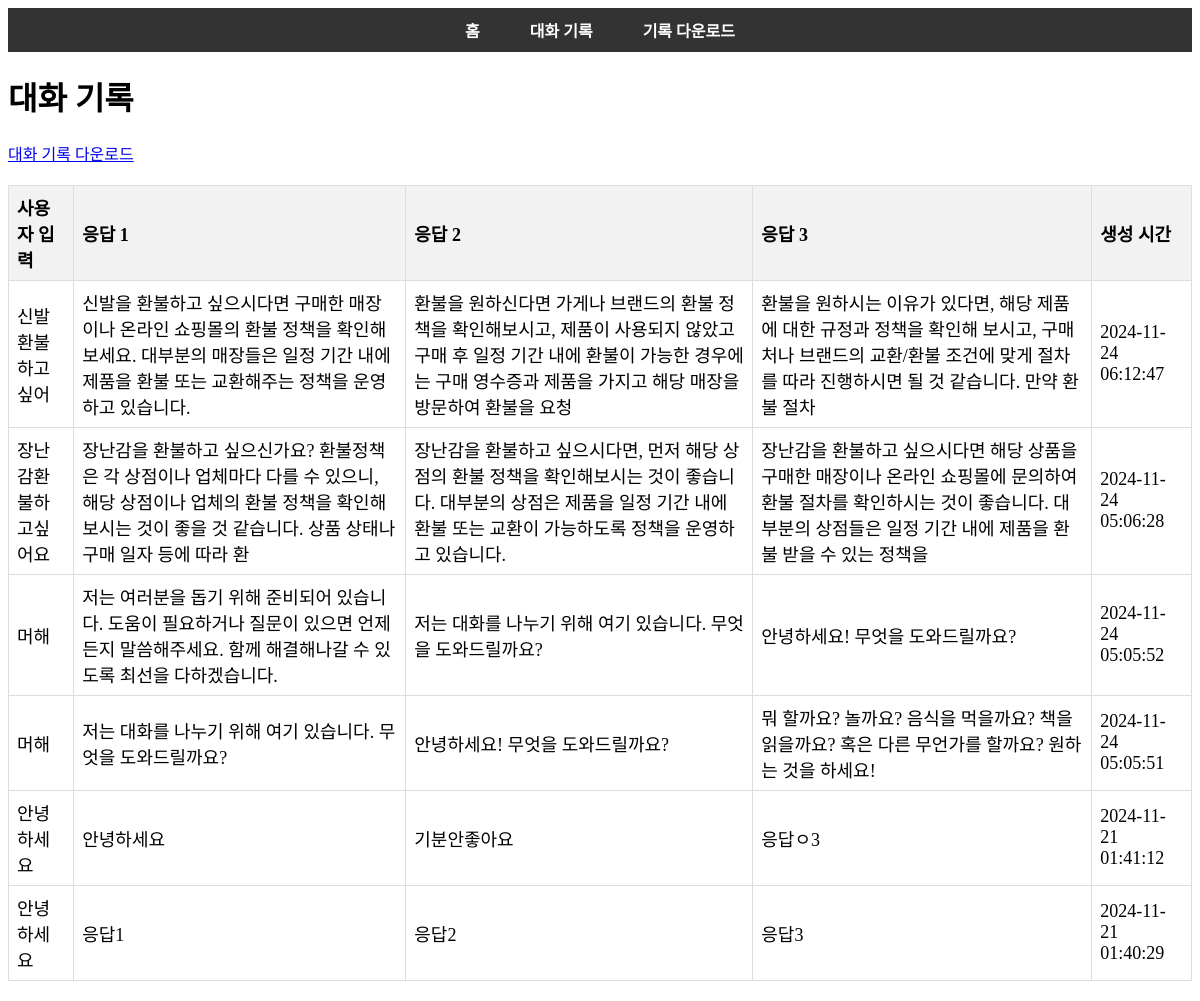
The app's page /history with its own data.
### tables this page shows
CREATE TABLE chat_history (
                id INTEGER PRIMARY KEY AUTOINCREMENT,
                user_input TEXT NOT NULL,
                response_1 TEXT,
                response_2 TEXT,
                response_3 TEXT,
                created_at TIMESTAMP DEFAULT CURRENT_TIMESTAMP
            );

### app/routes.py (the view)
@main.route('/history', methods=['GET'])
def history():
    try:
        conn = sqlite3.connect('chat_data.db')
        cursor = conn.cursor()
        cursor.execute('SELECT user_input, response_1, response_2, response_3, created_at FROM chat_history ORDER BY created_at DESC')
        rows = cursor.fetchall()
        conn.close()
        chat_history = []
        for row in rows:
            chat_history.append({
                "user_input": row[0],
                "response_1": row[1],
                "response_2": row[2],
                "response_3": row[3],
                "created_at": row[4]
            })
        return render_template('history.html', history=chat_history)
    except Exception as e:
        return jsonify({"error": str(e)})

### app/templates/history.html (shortened to what this page needs)
{% extends 'base.html' %}
{% block content %}
<h1>대화 기록</h1>
<a href="/download" class="button">대화 기록 다운로드</a>
<table>
    <thead>
        <tr>
            <th>사용자 입력</th>
            <th>응답 1</th>
            <th>응답 2</th>
            <th>응답 3</th>
            <th>생성 시간</th>
        </tr>
    </thead>
    <tbody>
        {% for chat in history %}
        <tr>
            <td>{{ chat.user_input }}</td>
            <td>{{ chat.response_1 }}</td>
            <td>{{ chat.response_2 }}</td>
            <td>{{ chat.response_3 }}</td>
            <td>{{ chat.created_at }}</td>
        </tr>
        {% endfor %}
    </tbody>
</table>
{% endblock %}

### app/templates/base.html (shortened to what this page needs)
<!DOCTYPE html>
<html lang="en">
<head>
    <link rel="stylesheet" href="{{ url_for('static', filename='css/style.css') }}">
</head>
<body>
    {% include 'header.html' %}
    <div class="content">
        {% block content %}{% endblock %}
    </div>
</body>
</html>

### app/templates/header.html
<nav>
    <ul>
        <li><a href="/">홈</a></li>
        <li><a href="/history">대화 기록</a></li>
        <li><a href="/download">기록 다운로드</a></li>
    </ul>
</nav>

### app/static/css/style.css (style rules this page uses)
ul { list-style: none; padding: 0; }
table { width: 100%; border-collapse: collapse; margin: 20px 0; font-size: 18px; text-align: left; }
table th, table td { border: 1px solid #ddd; padding: 8px; }
table th { background-color: #f2f2f2; }
nav { background-color: #333; color: white; padding: 10px 0; }
nav ul { list-style: none; display: flex; justify-content: center; margin: 0; padding: 0; }
nav ul li { margin: 0 15px; }
nav ul li a { text-decoration: none; color: white; font-weight: bold; padding: 5px 10px; transition: background-color 0.3s ease; }

### records on screen
chat_history: user_input "신발 환불하고싶어", response_1 "신발을 환불하고 싶으시다면 구매한 매장이나 온라인 쇼핑몰의 환불 정책을 확인해보세요. 대부분의 매장들은 일정 기간 내에 제품을 환불 또는 교환해주는 정책을 운영하고 있습니다.", response_2 "환불을 원하신다면 가게나 브랜드의 환불 정책을 확인해보시고, 제품이 사용되지 않았고 구매 후 일정 기간 내에 환불이 가능한 경우에는 구매 영수증과 제품을 가지고 해당 매장을 방문하여 환불을 요청", response_3 "환불을 원하시는 이유가 있다면, 해당 제품에 대한 규정과 정책을 확인해 보시고, 구매처나 브랜드의 교환/환불 조건에 맞게 절차를 따라 진행하시면 될 것 같습니다. 만약 환불 절차", created_at "2024-11-24 06:12:47"
chat_history: user_input "장난감환불하고싶어요", response_1 "장난감을 환불하고 싶으신가요? 환불정책은 각 상점이나 업체마다 다를 수 있으니, 해당 상점이나 업체의 환불 정책을 확인해보시는 것이 좋을 것 같습니다. 상품 상태나 구매 일자 등에 따라 환", response_2 "장난감을 환불하고 싶으시다면, 먼저 해당 상점의 환불 정책을 확인해보시는 것이 좋습니다. 대부분의 상점은 제품을 일정 기간 내에 환불 또는 교환이 가능하도록 정책을 운영하고 있습니다.", response_3 "장난감을 환불하고 싶으시다면 해당 상품을 구매한 매장이나 온라인 쇼핑몰에 문의하여 환불 절차를 확인하시는 것이 좋습니다. 대부분의 상점들은 일정 기간 내에 제품을 환불 받을 수 있는 정책을", created_at "2024-11-24 05:06:28"
chat_history: user_input "머해", response_1 "저는 여러분을 돕기 위해 준비되어 있습니다. 도움이 필요하거나 질문이 있으면 언제든지 말씀해주세요. 함께 해결해나갈 수 있도록 최선을 다하겠습니다.", response_2 "저는 대화를 나누기 위해 여기 있습니다. 무엇을 도와드릴까요?", response_3 "안녕하세요! 무엇을 도와드릴까요?", created_at "2024-11-24 05:05:52"
chat_history: user_input "머해", response_1 "저는 대화를 나누기 위해 여기 있습니다. 무엇을 도와드릴까요?", response_2 "안녕하세요! 무엇을 도와드릴까요?", response_3 "뭐 할까요? 놀까요? 음식을 먹을까요? 책을 읽을까요? 혹은 다른 무언가를 할까요? 원하는 것을 하세요!", created_at "2024-11-24 05:05:51"
chat_history: user_input "안녕하세요", response_1 "안녕하세요", response_2 "기분안좋아요", response_3 "응답ㅇ3", created_at "2024-11-21 01:41:12"
chat_history: user_input "안녕하세요", response_1 "응답1", response_2 "응답2", response_3 "응답3", created_at "2024-11-21 01:40:29"
